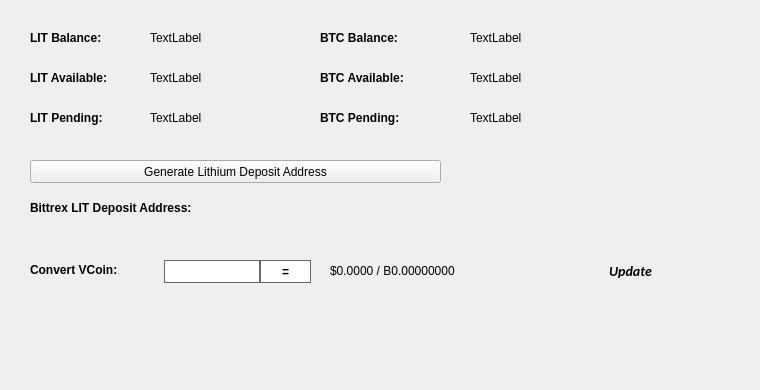
   <widget class="QWidget" name="BalanceTab">
    <attribute name="title">
     <string>Balance</string>
    </attribute>
    <widget class="QLabel" name="BitcoinBalanceLabel">
     <property name="geometry">
      <rect>
       <x>470</x>
       <y>30</y>
       <width>150</width>
       <height>16</height>
      </rect>
     </property>
     <property name="text">
      <string>TextLabel</string>
     </property>
    </widget>
    <widget class="QLabel" name="LITBalanceLabel">
     <property name="geometry">
      <rect>
       <x>150</x>
       <y>30</y>
       <width>150</width>
       <height>16</height>
      </rect>
     </property>
     <property name="text">
      <string>TextLabel</string>
     </property>
    </widget>
    <widget class="QLabel" name="label_11">
     <property name="geometry">
      <rect>
       <x>30</x>
       <y>30</y>
       <width>101</width>
       <height>16</height>
      </rect>
     </property>
     <property name="font">
      <font>
       <weight>75</weight>
       <bold>true</bold>
      </font>
     </property>
     <property name="text">
      <string>LIT Balance:</string>
     </property>
    </widget>
    <widget class="QLabel" name="label_12">
     <property name="geometry">
      <rect>
       <x>320</x>
       <y>30</y>
       <width>101</width>
       <height>16</height>
      </rect>
     </property>
     <property name="font">
      <font>
       <weight>75</weight>
       <bold>true</bold>
      </font>
     </property>
     <property name="text">
      <string>BTC Balance:</string>
     </property>
    </widget>
    <widget class="QLabel" name="LITAvailableLabel_2">
     <property name="geometry">
      <rect>
       <x>150</x>
       <y>70</y>
       <width>150</width>
       <height>16</height>
      </rect>
     </property>
     <property name="text">
      <string>TextLabel</string>
     </property>
    </widget>
    <widget class="QLabel" name="label_13">
     <property name="geometry">
      <rect>
       <x>30</x>
       <y>70</y>
       <width>111</width>
       <height>16</height>
      </rect>
     </property>
     <property name="font">
      <font>
       <weight>75</weight>
       <bold>true</bold>
      </font>
     </property>
     <property name="text">
      <string>LIT Available:</string>
     </property>
    </widget>
    <widget class="QLabel" name="label_14">
     <property name="geometry">
      <rect>
       <x>30</x>
       <y>110</y>
       <width>101</width>
       <height>16</height>
      </rect>
     </property>
     <property name="font">
      <font>
       <weight>75</weight>
       <bold>true</bold>
      </font>
     </property>
     <property name="text">
      <string>LIT Pending:</string>
     </property>
    </widget>
    <widget class="QLabel" name="LITPendingLabel">
     <property name="geometry">
      <rect>
       <x>150</x>
       <y>110</y>
       <width>150</width>
       <height>16</height>
      </rect>
     </property>
     <property name="text">
      <string>TextLabel</string>
     </property>
    </widget>
    <widget class="QLabel" name="label_15">
     <property name="geometry">
      <rect>
       <x>320</x>
       <y>70</y>
       <width>111</width>
       <height>16</height>
      </rect>
     </property>
     <property name="font">
      <font>
       <weight>75</weight>
       <bold>true</bold>
      </font>
     </property>
     <property name="text">
      <string>BTC Available:</string>
     </property>
    </widget>
    <widget class="QLabel" name="BitcoinAvailableLabel">
     <property name="geometry">
      <rect>
       <x>470</x>
       <y>70</y>
       <width>150</width>
       <height>16</height>
      </rect>
     </property>
     <property name="text">
      <string>TextLabel</string>
     </property>
    </widget>
    <widget class="QLabel" name="label_31">
     <property name="geometry">
      <rect>
       <x>320</x>
       <y>110</y>
       <width>111</width>
       <height>16</height>
      </rect>
     </property>
     <property name="font">
      <font>
       <weight>75</weight>
       <bold>true</bold>
      </font>
     </property>
     <property name="text">
      <string>BTC Pending:</string>
     </property>
    </widget>
    <widget class="QLabel" name="BitcoinPendingLabel">
     <property name="geometry">
      <rect>
       <x>470</x>
       <y>110</y>
       <width>150</width>
       <height>16</height>
      </rect>
     </property>
     <property name="text">
      <string>TextLabel</string>
     </property>
    </widget>
    <widget class="QLabel" name="label_33">
     <property name="geometry">
      <rect>
       <x>30</x>
       <y>200</y>
       <width>221</width>
       <height>16</height>
      </rect>
     </property>
     <property name="font">
      <font>
       <weight>75</weight>
       <bold>true</bold>
      </font>
     </property>
     <property name="text">
      <string>Bittrex LIT Deposit Address:</string>
     </property>
    </widget>
    <widget class="QPushButton" name="GenDepositBTN">
     <property name="geometry">
      <rect>
       <x>30</x>
       <y>160</y>
       <width>411</width>
       <height>23</height>
      </rect>
     </property>
     <property name="text">
      <string>Generate Lithium Deposit Address</string>
     </property>
     <property name="icon">
      <iconset resource="../lithium.qrc">
       <normaloff>:/icons/bitcoin</normaloff>:/icons/bitcoin</iconset>
     </property>
    </widget>
    <widget class="QLabel" name="DepositAddressLabel">
     <property name="geometry">
      <rect>
       <x>200</x>
       <y>200</y>
       <width>261</width>
       <height>16</height>
      </rect>
     </property>
     <property name="palette">
      <palette>
       <active>
        <colorrole role="WindowText">
         <brush brushstyle="SolidPattern">
          <color alpha="255">
           <red>0</red>
           <green>0</green>
           <blue>0</blue>
          </color>
         </brush>
        </colorrole>
        <colorrole role="Text">
         <brush brushstyle="SolidPattern">
          <color alpha="255">
           <red>0</red>
           <green>0</green>
           <blue>255</blue>
          </color>
         </brush>
        </colorrole>
       </active>
       <inactive>
        <colorrole role="WindowText">
         <brush brushstyle="SolidPattern">
          <color alpha="255">
           <red>0</red>
           <green>0</green>
           <blue>0</blue>
          </color>
         </brush>
        </colorrole>
        <colorrole role="Text">
         <brush brushstyle="SolidPattern">
          <color alpha="255">
           <red>0</red>
           <green>0</green>
           <blue>255</blue>
          </color>
         </brush>
        </colorrole>
       </inactive>
       <disabled>
        <colorrole role="WindowText">
         <brush brushstyle="SolidPattern">
          <color alpha="255">
           <red>120</red>
           <green>120</green>
           <blue>120</blue>
          </color>
         </brush>
        </colorrole>
        <colorrole role="Text">
         <brush brushstyle="SolidPattern">
          <color alpha="255">
           <red>120</red>
           <green>120</green>
           <blue>120</blue>
          </color>
         </brush>
        </colorrole>
       </disabled>
      </palette>
     </property>
     <property name="font">
      <font>
       <weight>75</weight>
       <bold>true</bold>
      </font>
     </property>
     <property name="text">
      <string/>
     </property>
     <property name="alignment">
      <set>Qt::AlignRight|Qt::AlignTrailing|Qt::AlignVCenter</set>
     </property>
     <property name="textInteractionFlags">
      <set>Qt::LinksAccessibleByMouse|Qt::TextSelectableByKeyboard|Qt::TextSelectableByMouse</set>
     </property>
    </widget>
    <widget class="QLabel" name="label_8">
     <property name="geometry">
      <rect>
       <x>460</x>
       <y>300</y>
       <width>281</width>
       <height>81</height>
      </rect>
     </property>
     <property name="text">
      <string/>
     </property>
     <property name="pixmap">
      <pixmap>:/images/bittrex</pixmap>
     </property>
    </widget>
    <widget class="QWidget" name="widgetConversion" native="true">
     <property name="geometry">
      <rect>
       <x>0</x>
       <y>250</y>
       <width>751</width>
       <height>43</height>
      </rect>
     </property>
     <property name="minimumSize">
      <size>
       <width>0</width>
       <height>43</height>
      </size>
     </property>
     <property name="styleSheet">
      <string notr="true"/>
     </property>
     <widget class="QPushButton" name="btnUpdateMarketData">
      <property name="geometry">
       <rect>
        <x>575</x>
        <y>0</y>
        <width>111</width>
        <height>41</height>
       </rect>
      </property>
      <property name="sizePolicy">
       <sizepolicy hsizetype="Expanding" vsizetype="Expanding">
        <horstretch>0</horstretch>
        <verstretch>0</verstretch>
       </sizepolicy>
      </property>
      <property name="font">
       <font>
        <family>calibri</family>
        <pointsize>-1</pointsize>
        <weight>75</weight>
        <italic>true</italic>
        <bold>true</bold>
       </font>
      </property>
      <property name="styleSheet">
       <string notr="true">margin:0px;text-align:center;padding:2px;border-radius:3px;font-style:italic;width:100px;font-size:14px;font-family:calibri;font-weight:600;</string>
      </property>
      <property name="text">
       <string>Update</string>
      </property>
      <property name="iconSize">
       <size>
        <width>150</width>
        <height>35</height>
       </size>
      </property>
      <property name="autoDefault">
       <bool>true</bool>
      </property>
      <property name="default">
       <bool>true</bool>
      </property>
     </widget>
     <widget class="QLabel" name="lblConvertVCoin">
      <property name="geometry">
       <rect>
        <x>30</x>
        <y>10</y>
        <width>131</width>
        <height>20</height>
       </rect>
      </property>
      <property name="styleSheet">
       <string notr="true"/>
      </property>
      <property name="text">
       <string>&lt;html&gt;&lt;head/&gt;&lt;body&gt;&lt;p&gt;&lt;span style=&quot; font-weight:600;&quot;&gt;Convert VCoin:&lt;/span&gt;&lt;/p&gt;&lt;/body&gt;&lt;/html&gt;</string>
      </property>
     </widget>
     <widget class="QLineEdit" name="txtConvertVCoinQty">
      <property name="geometry">
       <rect>
        <x>160</x>
        <y>10</y>
        <width>100</width>
        <height>23</height>
       </rect>
      </property>
      <property name="minimumSize">
       <size>
        <width>100</width>
        <height>23</height>
       </size>
      </property>
      <property name="maximumSize">
       <size>
        <width>100</width>
        <height>16777215</height>
       </size>
      </property>
      <property name="styleSheet">
       <string notr="true">border: 1px solid #61696c;margin-left:4px;</string>
      </property>
     </widget>
     <widget class="QPushButton" name="btnConvertLithium">
      <property name="geometry">
       <rect>
        <x>260</x>
        <y>10</y>
        <width>51</width>
        <height>23</height>
       </rect>
      </property>
      <property name="minimumSize">
       <size>
        <width>0</width>
        <height>23</height>
       </size>
      </property>
      <property name="styleSheet">
       <string notr="true">border:1px solid #61696c;background:white;font-weight:600;</string>
      </property>
      <property name="text">
       <string>=</string>
      </property>
     </widget>
     <widget class="QLabel" name="lblConvertVCoinResults">
      <property name="geometry">
       <rect>
        <x>330</x>
        <y>0</y>
        <width>201</width>
        <height>41</height>
       </rect>
      </property>
      <property name="styleSheet">
       <string notr="true"/>
      </property>
      <property name="text">
       <string>$0.0000 / B0.00000000</string>
      </property>
     </widget>
     <widget class="QLabel" name="iconOverviewUpdateWait">
      <property name="geometry">
       <rect>
        <x>670</x>
        <y>10</y>
        <width>24</width>
        <height>24</height>
       </rect>
      </property>
      <property name="text">
       <string/>
      </property>
      <property name="pixmap">
       <pixmap resource="../lithium.qrc">:/icons/transaction_1</pixmap>
      </property>
      <property name="scaledContents">
       <bool>true</bool>
      </property>
      <property name="alignment">
       <set>Qt::AlignCenter</set>
      </property>
     </widget>
    </widget>
   </widget>
